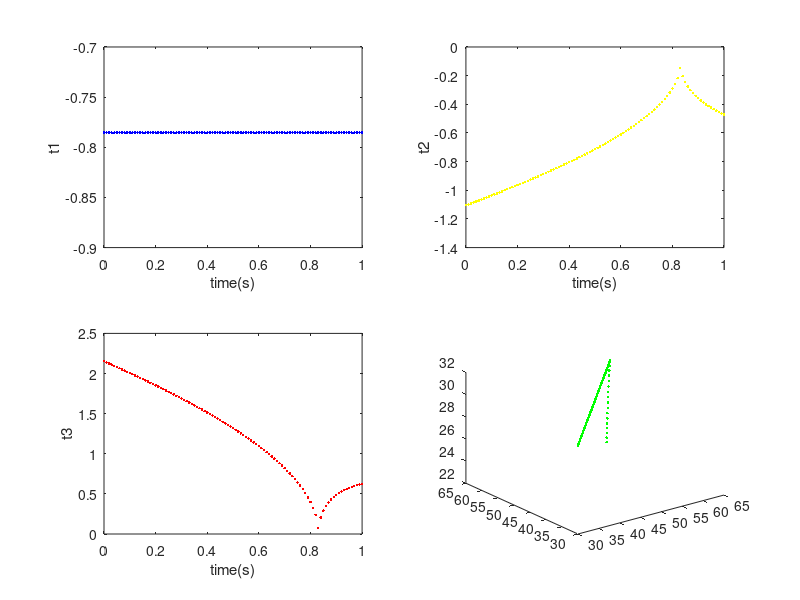

Write the MATLAB code that produced this figure.
xa=30;
ya=30;
za=30;
xb=70;
yb=70;
zb=30;
l1=40;
l2=50;
l3=40;

for t=0:0.01:1
    x=xa+(xb-xa)*t;
    y=ya+(yb-ya)*t;
    z=za+(zb-za)*t;
    t1=atan2(-x,y);
    a=-x/sin(t1);
    b=z-l1;
    c3=(a^2+b^2-l2^2-l3^2)/(2*l2*l3);
    s3=sqrt(abs(1-c3^2));
    t3=atan2(s3,c3);
    c2=a*(l2+l3*c3)+b*(l3*s3);
    s2=-a*(l3*s3)+b*(l2+l3*c3);
    t2=atan2(s2,c2);


    Px=-sin(t1)*(l2*cos(t2)+l3*cos(t2+t3));
    Py=cos(t1)*(l2*cos(t2)+l3*cos(t2+t3));
    Pz=l1+l2*sin(t2)+l3*sin(t2+t3);

    subplot(2,2,1);
    plot(t,t1,'b.');
    xlabel('time(s)');
    ylabel('t1');
    hold on;
    subplot(2,2,2);
    plot(t,t2,'y.');
    xlabel('time(s)');
    ylabel('t2');
    hold on;
    subplot(2,2,3);
    plot(t,t3,'r.');
    xlabel('time(s)');
    ylabel('t3');
    hold on;
    subplot(2,2,4);
    plot3(Px,Py,Pz,'g.');
    hold on;

end
